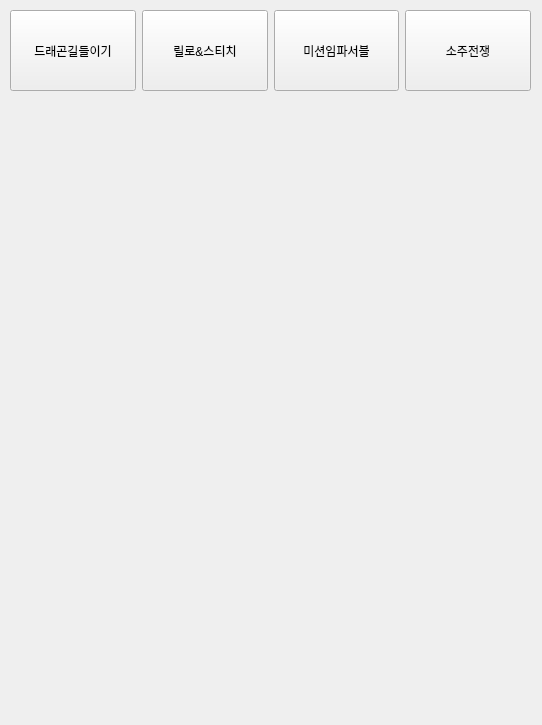
<?xml version="1.0" encoding="UTF-8"?>
<ui version="4.0">
 <class>Form</class>
 <widget class="QWidget" name="Form">
  <property name="geometry">
   <rect>
    <x>0</x>
    <y>0</y>
    <width>542</width>
    <height>725</height>
   </rect>
  </property>
  <property name="windowTitle">
   <string>Form</string>
  </property>
  <widget class="QLabel" name="lbl_dragon">
   <property name="geometry">
    <rect>
     <x>10</x>
     <y>110</y>
     <width>521</width>
     <height>601</height>
    </rect>
   </property>
   <property name="text">
    <string/>
   </property>
   <property name="pixmap">
    <pixmap>imgs/드래곤 길들이기.jpg</pixmap>
   </property>
   <property name="scaledContents">
    <bool>true</bool>
   </property>
  </widget>
  <widget class="QLabel" name="lbl_LiloStitch">
   <property name="geometry">
    <rect>
     <x>10</x>
     <y>110</y>
     <width>521</width>
     <height>601</height>
    </rect>
   </property>
   <property name="text">
    <string/>
   </property>
   <property name="pixmap">
    <pixmap>imgs/릴로스티치.jpg</pixmap>
   </property>
   <property name="scaledContents">
    <bool>true</bool>
   </property>
  </widget>
  <widget class="QLabel" name="lbl_miim">
   <property name="geometry">
    <rect>
     <x>10</x>
     <y>110</y>
     <width>521</width>
     <height>601</height>
    </rect>
   </property>
   <property name="text">
    <string/>
   </property>
   <property name="pixmap">
    <pixmap>imgs/미션 임파서블.jpg</pixmap>
   </property>
   <property name="scaledContents">
    <bool>true</bool>
   </property>
  </widget>
  <widget class="QLabel" name="lbl_soju">
   <property name="geometry">
    <rect>
     <x>10</x>
     <y>110</y>
     <width>521</width>
     <height>601</height>
    </rect>
   </property>
   <property name="text">
    <string/>
   </property>
   <property name="pixmap">
    <pixmap>imgs/소주전쟁.jpg</pixmap>
   </property>
   <property name="scaledContents">
    <bool>true</bool>
   </property>
  </widget>
  <widget class="QWidget" name="">
   <property name="geometry">
    <rect>
     <x>10</x>
     <y>10</y>
     <width>521</width>
     <height>81</height>
    </rect>
   </property>
   <property name="sizePolicy">
    <sizepolicy hsizetype="Preferred" vsizetype="Preferred">
     <horstretch>0</horstretch>
     <verstretch>0</verstretch>
    </sizepolicy>
   </property>
   <layout class="QHBoxLayout" name="horizontalLayout">
    <item>
     <widget class="QPushButton" name="btn_dragon">
      <property name="sizePolicy">
       <sizepolicy hsizetype="Preferred" vsizetype="Preferred">
        <horstretch>0</horstretch>
        <verstretch>0</verstretch>
       </sizepolicy>
      </property>
      <property name="text">
       <string>드래곤길들이기</string>
      </property>
     </widget>
    </item>
    <item>
     <widget class="QPushButton" name="btn_LiloStitch">
      <property name="sizePolicy">
       <sizepolicy hsizetype="Preferred" vsizetype="Preferred">
        <horstretch>0</horstretch>
        <verstretch>0</verstretch>
       </sizepolicy>
      </property>
      <property name="text">
       <string>릴로&amp;&amp;스티치</string>
      </property>
     </widget>
    </item>
    <item>
     <widget class="QPushButton" name="btn_miim">
      <property name="sizePolicy">
       <sizepolicy hsizetype="Preferred" vsizetype="Preferred">
        <horstretch>0</horstretch>
        <verstretch>0</verstretch>
       </sizepolicy>
      </property>
      <property name="text">
       <string>미션임파서블</string>
      </property>
     </widget>
    </item>
    <item>
     <widget class="QPushButton" name="btn_soju">
      <property name="sizePolicy">
       <sizepolicy hsizetype="Preferred" vsizetype="Preferred">
        <horstretch>0</horstretch>
        <verstretch>0</verstretch>
       </sizepolicy>
      </property>
      <property name="text">
       <string>소주전쟁</string>
      </property>
     </widget>
    </item>
   </layout>
  </widget>
 </widget>
 <resources/>
 <connections/>
</ui>
